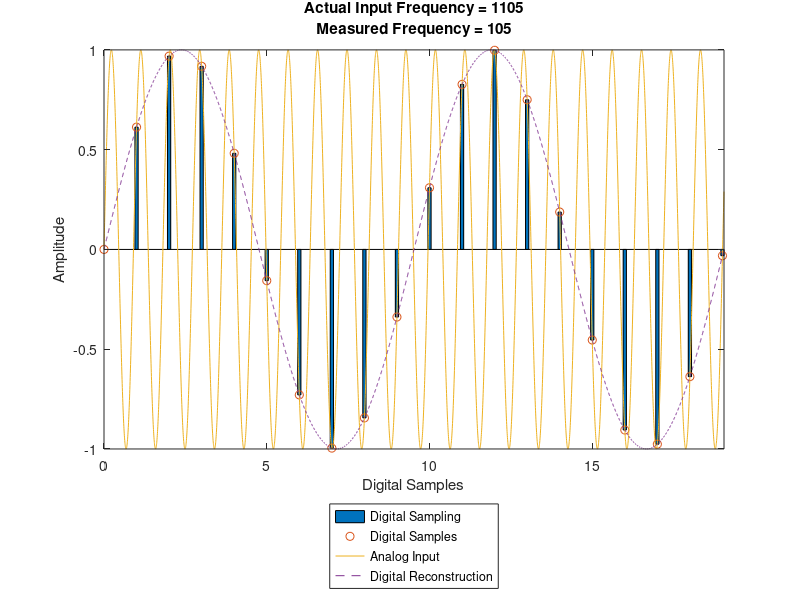

MATLAB code for this plot:
clear all;
Fs = 1000;      % Sample rate (Hz)
Fa = 1105;      % Input Frequency (Hz)
% Determine Nyquist zones
zone = 1 + floor(Fa / (Fs/2));
alias = mod(Fa, Fs);
if ~mod(zone,2) % 2nd, 4th, 6th, ... Nyquist Zone
    % Its not really a negative amplitude, but it is 180 degrees out of phase,
    % which makes it harder to see on the time domain side, so we cheat
    % to make the graphs look better.
	alias = -(Fs - alias)/Fs;
else            % 3rd, 5th, 7th, ... Nyquist Zone
	alias = (alias)/Fs;
end

% Create the analog/time domain and digital sampling vectors
N = 2*1/abs(alias) + 1;         % Number of Digital samples
points = 256;                   % Analog points between digital samples
analogIndexes = 0:1/points:N-1;
samplingIndexes = 1:points:length(analogIndexes);
wave = sin(2*pi*Fa/Fs*analogIndexes);
% Plot analog  input signal and sampled points
bar(analogIndexes(samplingIndexes), wave(samplingIndexes), .1 ); hold on;
plot(analogIndexes(samplingIndexes), wave(samplingIndexes), 'o')
plot(analogIndexes, wave);
% Plot digitally recreated signal
plot(analogIndexes, sin(2*pi*alias*analogIndexes), '--'); hold off;
legend('Digital Sampling', 'Digital Samples', 'Analog Input', ...
	'Digital Reconstruction', 'Location', 'southoutside');
str = sprintf('Actual Input Frequency = %i\nMeasured Frequency = %i', ...
	Fa, abs(alias * Fs));
title(str);
xlabel('Digital Samples');ylabel('Amplitude');
xlim([0 N-1])
